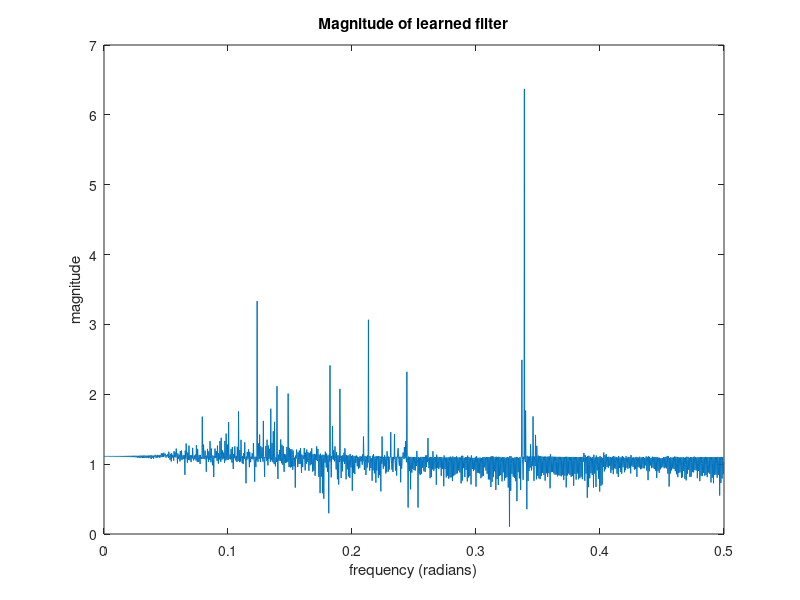
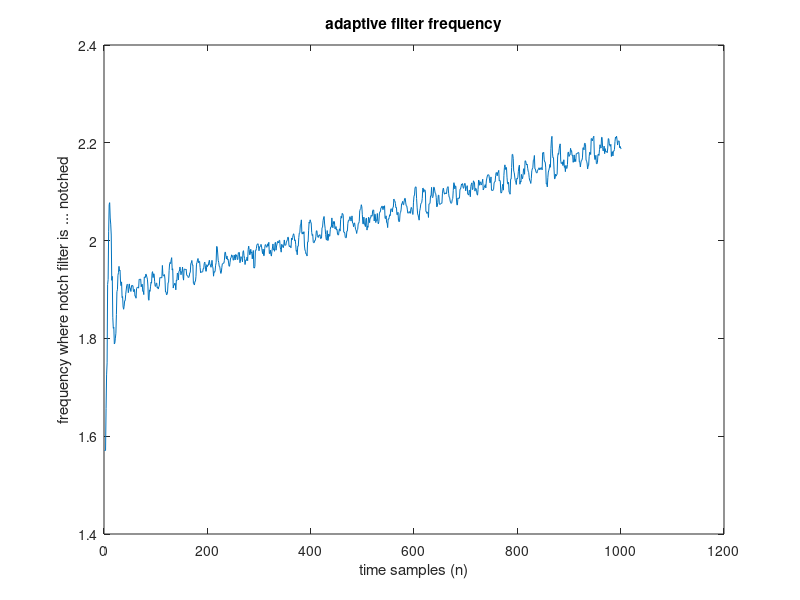
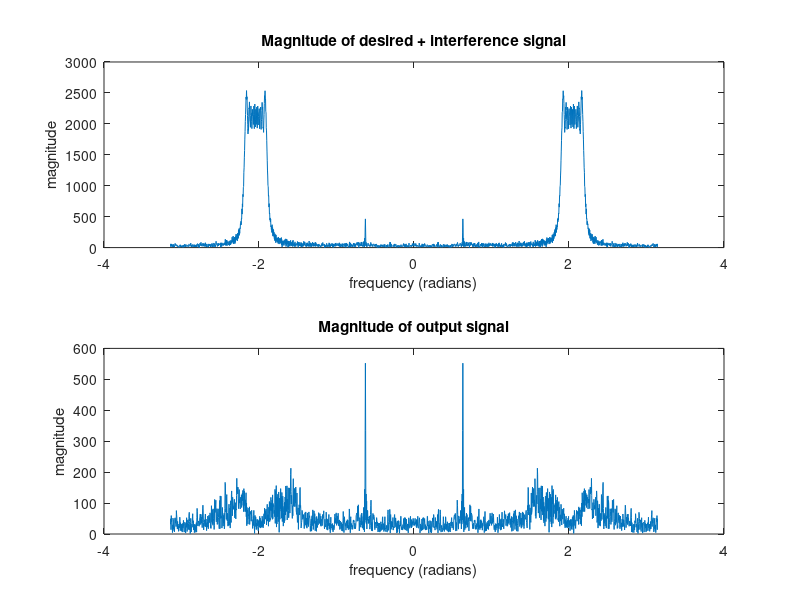

Reproduce these figures in MATLAB, in order.
%% Part b - track a chirp signal
%

clc;clear;close all;

%load('speech.mat');
%load('speech_fs.mat');

mu = .0005; % learning rate
f_d = .1;  % desired frequency(s)
l = 1000; %length(data); % length of signals
r = .90; % rejection bandwidth
a = zeros([1 l]); % a = -2cosf_i(w)

n = 1:l;
% generate desired signal (for now a simple sine wave)
x_d = awgn(sin(2*pi*f_d*n),0);

% generate interference signal (very low signal to interference ratio)
f0 = .3;
f1 = .35;
t = 1:l;
t1 = l;
x_ispeech = 30*chirp(t,f0,t1,f1);
%x_n = (data'/2) + x_ispeech;

% mix signals
x_i = 30*chirp(t,f0,t1,f1);
x_n = x_d + x_i;

%initialize output vector
y_n = zeros([1 length(x_n)]);

% learn adaptive notch filter
for i = 3:length(x_n)
    
    % calculate intermediate sample
    e_n = x_n(i) + a(i)*x_n(i-1) + x_n(i-2);
    
    % calculate output sample
    y_n(i) = e_n - r*a(i)*y_n(i-1) - (r^2)*y_n(i-2);
    
    % update parameter a
    a(i+1) = a(i) - mu*y_n(i)*x_n(i-1);
    
    % reset a to 0 if outside -2 <= a <= 2 bound
    if (a(i+1) <= -2)
        a(i+1) = 0;
    end
    if (a(i+1) >= 2)
        a(i+1) = 0;
    end
    
end

% plot frequency response of input signal
% w = linspace(-pi,pi,l*2);
% H = abs(fftshift(fft(x_d, l*2)));
% figure;
% plot(w,H)
% title('Magnitude of input signal');
% xlabel('frequency (radians)');
% ylabel('magnitude');

% plot frequency response of corrupted signal
w = linspace(-pi,pi,l*2);
H = abs(fftshift(fft(x_n, l*2)));
figure;
subplot(2,1,1)
plot(w,H)
title('Magnitude of desired + interference signal');
xlabel('frequency (radians)');
ylabel('magnitude');

% plot frequency response of output signal
w = linspace(-pi,pi,l*2);
H = abs(fftshift(fft(y_n, l*2)));
subplot(2,1,2)
plot(w,H)
title('Magnitude of output signal');
xlabel('frequency (radians)');
ylabel('magnitude');

% frequency response of learned filter ** normalized so freq appears 0 to
% .5
b = [1 a 1];
aa = [1 r*a r*r];
[H,w] = freqz(b,aa,l*2);
figure;
plot(w/(2*pi),abs(H))
title('Magnitude of learned filter');
xlabel('frequency (radians)');
ylabel('magnitude');
print -depsc track_inout

% plot a which is frequncy of notch filter (to observe how well it adapts)
figure;
plot(acos(a/-2));
title('adaptive filter frequency');
xlabel('time samples (n)');
ylabel('frequency where notch filter is ... notched');
print -depsc track_a
